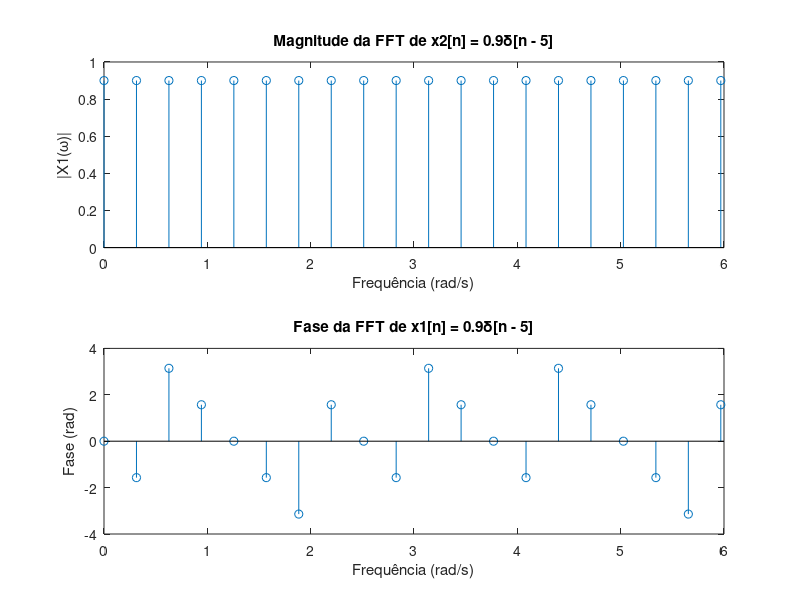

The MATLAB script that drew this image:
clear
clc
close all

n = 0:19;             % Vetor de tempo
x2 = zeros(size(n));  % Inicializa vetor com zeros
x2(6) = 0.9;          % Impulso em n=6 (índice 6 no MATLAB)

X2 = fft(x2);         % FFT do sinal
N = length(x2);
f = (0:N-1)*(2*pi/N); % Frequência em rad/s

% Plots
subplot(2,1,1)
stem(f, abs(X2))
xlabel('Frequência (rad/s)')
ylabel('|X1(\omega)|')
title('Magnitude da FFT de x2[n] = 0.9δ[n - 5]')

subplot(2,1,2)
stem(f, angle(X2))
xlabel('Frequência (rad/s)')
ylabel('Fase (rad)')
title('Fase da FFT de x1[n] = 0.9δ[n - 5]')


% A magnitude é constante em todas as frequências em 0.9.
% A fase é periódica, causada pelo deslocamento do impulso no tempo.
